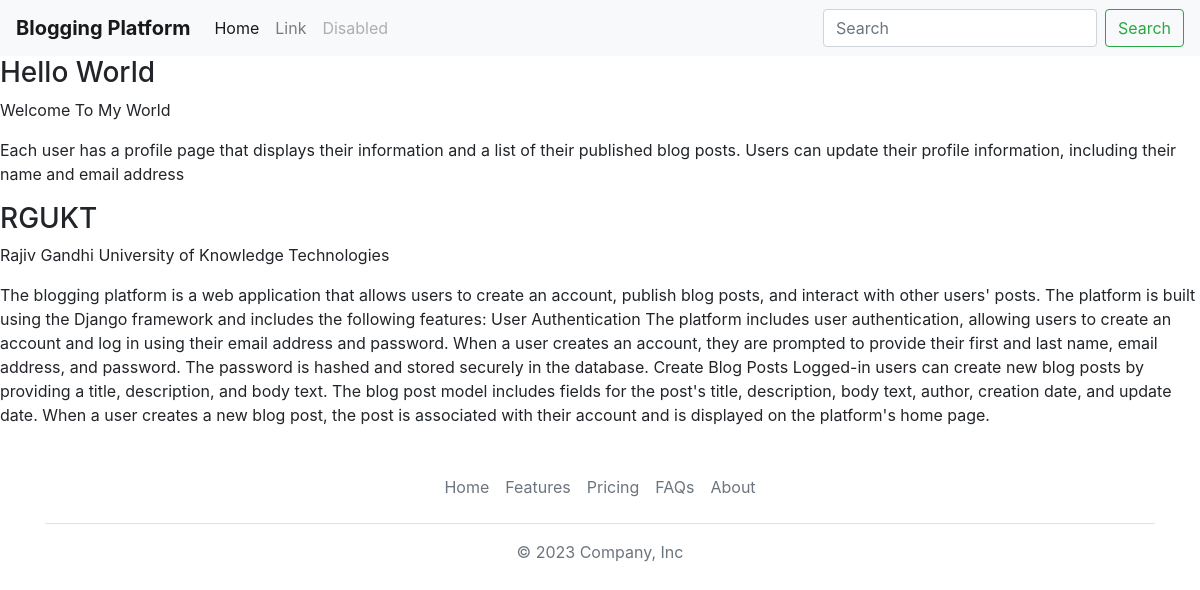
The app's page /search/ with its own data.
### blogs/models.py (models this page shows, shortened)
class BlogPost(models.Model):
    title = models.CharField(max_length=255)
    description = models.TextField()
    body = models.TextField()
    categories = models.ManyToManyField(Category)
    tags = models.ManyToManyField(Tag)
    author = models.ForeignKey(User, on_delete=models.CASCADE) #this needs to be fixed
    created_at = models.DateTimeField(auto_now_add=True)
    updated_at = models.DateTimeField(auto_now=True)

### blogs/views.py (the view)
# urls.py: path('search/', search_blog_posts, name='search_blog_posts'),
def search_blog_posts(request):
    query = request.GET.get('q')
    category_id = request.GET.get('category')
    tag_id = request.GET.get('tag')
    blog_posts = BlogPost.objects.all()
    if query:
        blog_posts = blog_posts.filter(Q(title__icontains=query) | Q(description__icontains=query) | Q(body__icontains=query))
    if category_id:
        blog_posts = blog_posts.filter(categories__id=category_id)
    if tag_id:
        blog_posts = blog_posts.filter(tags__id=tag_id)
    return render(request, 'search_blog_posts.html', {'blog_posts': blog_posts})

### templates/search_blog_posts.html
{% extends 'base.html' %}
{% load static %}
{% block content %}
{% for blog_post in blog_posts %}
  <h3>{{ blog_post.title }}</h3>
  <p>{{ blog_post.description }}</p>
  <p>{{blog_post.body}}</p>
{% empty %}
  <p>No blog posts found.</p>
{% endfor %}
{% endblock content %}

### records on screen
BlogPost: title "Hello World", description "Welcome To My World", body "Each user has a profile page that displays their information and a list of their published blog posts. Users can update their profile information, including their name and email address"
BlogPost: title "RGUKT", description "Rajiv Gandhi University of Knowledge Technologies", body "The blogging platform is a web application that allows users to create an account, publish blog posts, and interact with other users' posts. The platform is built using the Django framework and includes the following features: User Authentication The platform includes user authentication, allowing users to create an account and log in using their email address and password. When a user creates an account, they are prompted to provide their first and last name, email address, and password. The password is hashed and stored securely in the database. Create Blog Posts Logged-in users can create new blog posts by providing a title, description, and body text. The blog post model includes fields…"
